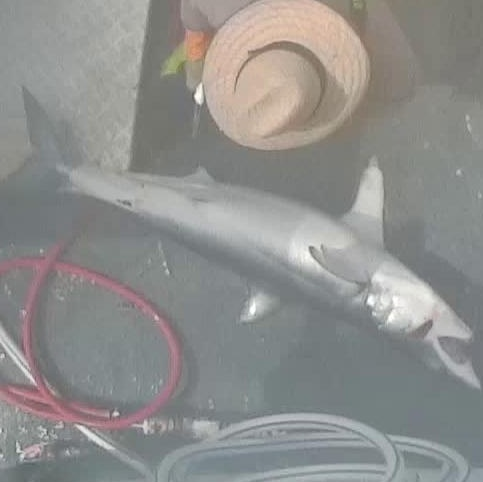
#> input picture scripts/histogram_equalization/img_07473.jpg, 483 x 482 px
$ python hist_equalization.py
#> lines starting #> are read from the running program, lines starting #| are printed output that depends on the picture
# import opencv
import cv2
import matplotlib.pyplot as plt
import seaborn as sns

# Read image
src = cv2.imread("img_07473.jpg", cv2.IMREAD_GRAYSCALE);
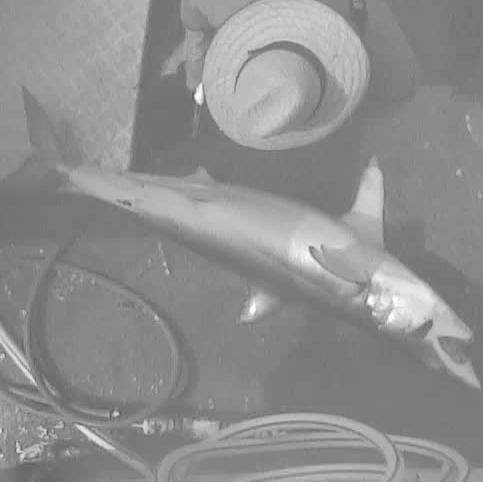
#> src: shape (482, 483); min 86, max 255, mean 142.7
hist = cv2.calcHist(src,[0],None,[256],[0,256])
#> hist = 256 values, max 30 at index 126, min 0 at index 0, mean 1.89
# Histogram equalization
equ = cv2.equalizeHist(src)
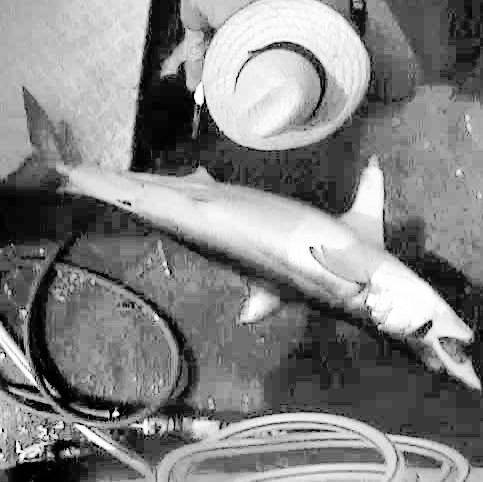
#> equ: shape (482, 483); min 0, max 255, mean 130
equ_hit = cv2.calcHist(equ,[0],None,[256],[0,256])
#> equ_hit = 256 values, max 30 at index 79, min 0 at index 0, mean 1.89
# Create a CLAHE object (Arguments are optional).
clahe = cv2.createCLAHE(clipLimit=2.0, tileGridSize=(4,4))
cl1 = clahe.apply(src)
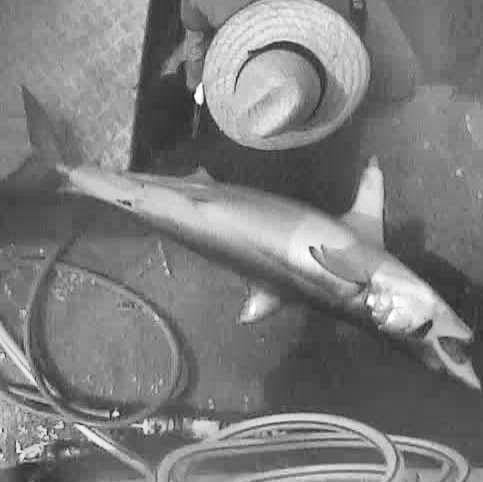
#> cl1: shape (482, 483); min 39, max 255, mean 125.5
cl1_hist = cv2.calcHist(cl1,[0],None,[256],[0,256])
#> cl1_hist = 256 values, max 36 at index 107, min 0 at index 0, mean 1.89

# Two subplots, the axes array is 1-d
f, ((ax1, ax2, ax3), (ax4, ax5, ax6)) = plt.subplots(2, 3)
ax1.imshow(src)
ax1.set_xticks([])
ax1.set_yticks([])
ax2.imshow(equ)
ax2.set_xticks([])
ax2.set_yticks([])
ax3.imshow(cl1)
ax3.set_xticks([])
ax3.set_yticks([])
ax4.plot(hist)
ax4.set_title('Gray scale original')
ax5.plot(equ_hit)
ax5.set_title('Histogram equalization')
ax6.plot(cl1_hist)
ax6.set_title('Adaptive histogram equalization')
plt.savefig("hist_gray.jpg")
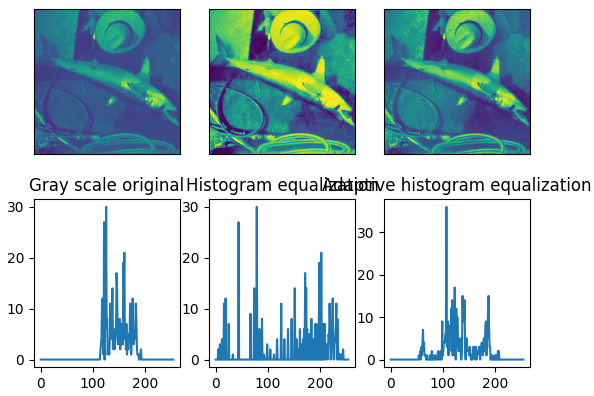
#> figure drawn by matplotlib, 6 panels; panel 4: curve peaks at x = 126, y = 30; panel 5: curve peaks at x = 79, y = 30; panel 6: curve peaks at x = 107, y = 36
